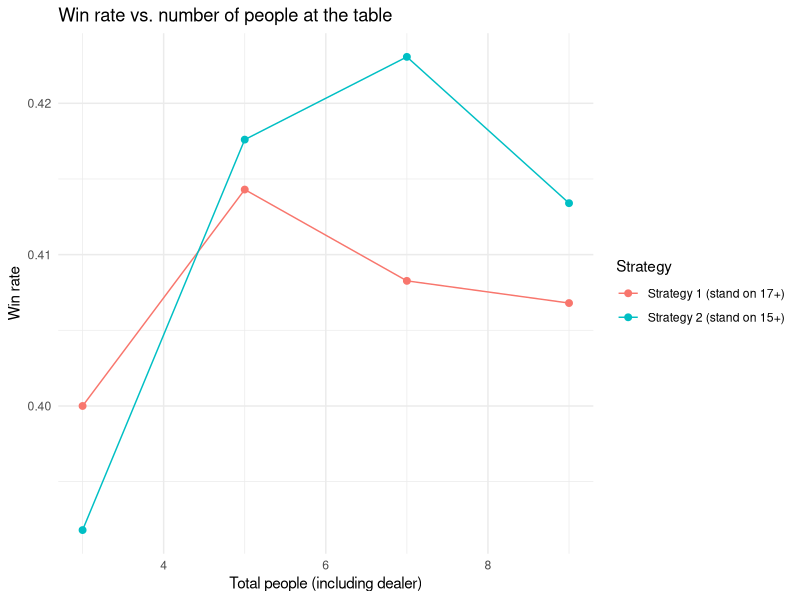
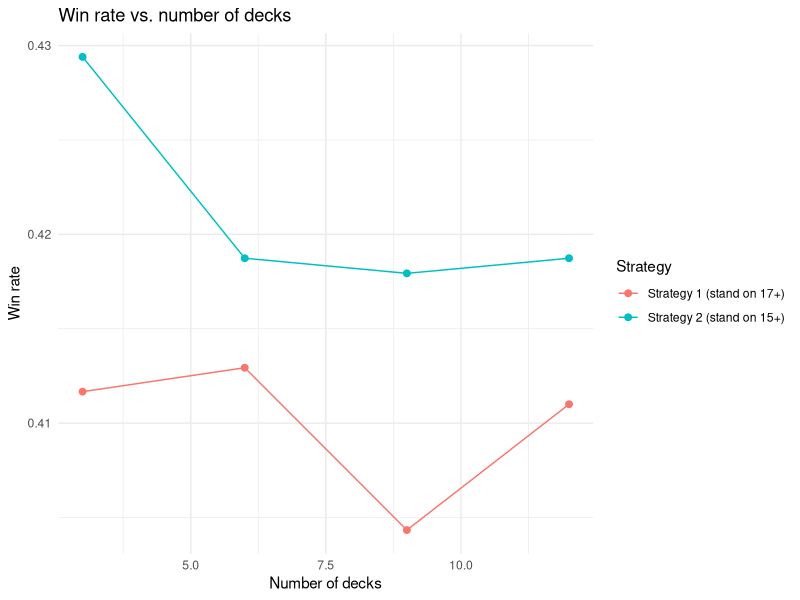
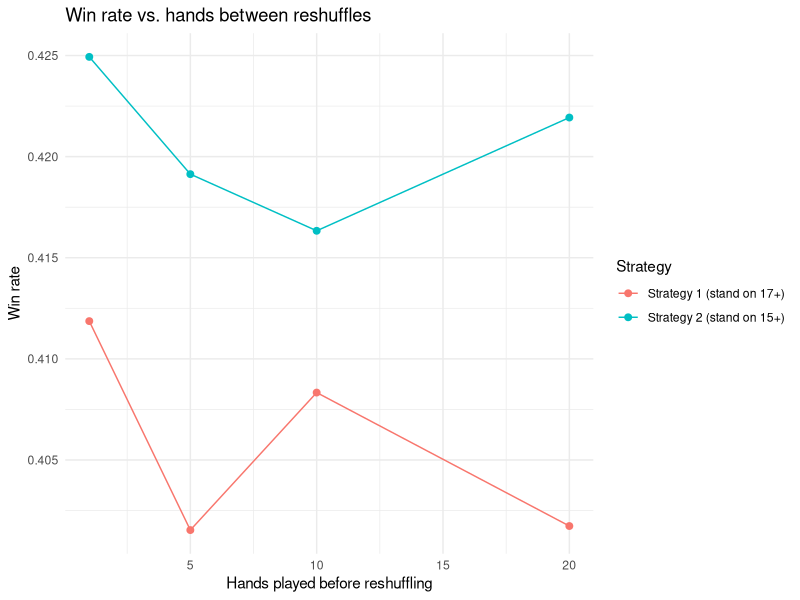

The R source for these figures, in order:
## ---- chunk 1
knitr::opts_chunk$set(echo = TRUE, message = FALSE, warning = FALSE)
library(ggplot2)
set.seed(2026)  # makes every run reproducible
## ---- chunk 2
deck <- c(rep(11, 4), rep(2:9, each = 4), rep(10, 16))
stopifnot(length(deck) == 52)
## ---- chunk 3
# Value of a hand, downgrading aces from 11 to 1 as needed to avoid busting
hand_value <- function(hand) {
  total <- sum(hand)
  aces <- sum(hand == 11)
  while (total > 21 && aces > 0) {
    total <- total - 10
    aces <- aces - 1
  }
  total
}

# Take the top n cards off the shoe (refilling with a fresh shuffle if it runs out)
draw_cards <- function(shoe, n, deck_full) {
  if (length(shoe) < n) shoe <- sample(deck_full)
  list(cards = shoe[seq_len(n)], shoe = shoe[-seq_len(n)])
}

# Keep hitting (from the real shoe) until the hand reaches stand_at
play_hand <- function(hand, shoe, stand_at, deck_full) {
  while (hand_value(hand) < stand_at) {
    if (length(shoe) == 0) shoe <- sample(deck_full)  # safety refill
    hand <- c(hand, shoe[1])
    shoe <- shoe[-1]
  }
  list(total = hand_value(hand), shoe = shoe)
}

strat_1       <- function(hand, shoe, deck_full) play_hand(hand, shoe, 17, deck_full)
strat_2       <- function(hand, shoe, deck_full) play_hand(hand, shoe, 15, deck_full)
dealer_strat  <- function(hand, shoe, deck_full) play_hand(hand, shoe, 17, deck_full)
## ---- chunk 4
play <- function(total_people, n_decks, reshuffle_after, n_hands) {
  if (total_people < 3 || total_people %% 2 == 0) {
    stop("total_people must be an odd number >= 3 (1 dealer + equal players per strategy).")
  }

  players_per_strategy <- (total_people - 1) / 2
  deck_full <- rep(deck, times = n_decks)
  shoe <- sample(deck_full)
  hands_since_shuffle <- 0
  wins_1 <- 0
  wins_2 <- 0

  for (h in seq_len(n_hands)) {

    # Reshuffle after a set number of hands, or when the shoe runs low
    if (hands_since_shuffle >= reshuffle_after || length(shoe) < 20) {
      shoe <- sample(deck_full)
      hands_since_shuffle <- 0
    }

    # Dealer's starting hand
    deal <- draw_cards(shoe, 2, deck_full)
    dealer_hand <- deal$cards
    shoe <- deal$shoe

    # Strategy 1 players
    scores_1 <- numeric(players_per_strategy)
    for (i in seq_len(players_per_strategy)) {
      deal <- draw_cards(shoe, 2, deck_full)
      result <- strat_1(deal$cards, deal$shoe, deck_full)
      scores_1[i] <- result$total
      shoe <- result$shoe
    }

    # Strategy 2 players
    scores_2 <- numeric(players_per_strategy)
    for (j in seq_len(players_per_strategy)) {
      deal <- draw_cards(shoe, 2, deck_full)
      result <- strat_2(deal$cards, deal$shoe, deck_full)
      scores_2[j] <- result$total
      shoe <- result$shoe
    }

    # Dealer plays last
    dealer_result <- dealer_strat(dealer_hand, shoe, deck_full)
    dealer_score <- dealer_result$total
    shoe <- dealer_result$shoe

    # Scoring: player must not bust, and dealer must bust or be beaten
    wins_1 <- wins_1 + sum(scores_1 <= 21 & (dealer_score > 21 | scores_1 > dealer_score))
    wins_2 <- wins_2 + sum(scores_2 <= 21 & (dealer_score > 21 | scores_2 > dealer_score))

    hands_since_shuffle <- hands_since_shuffle + 1
  }

  total_player_hands <- n_hands * players_per_strategy
  list(
    strat_1_win_rate = wins_1 / total_player_hands,
    strat_2_win_rate = wins_2 / total_player_hands
  )
}
## ---- chunk 5
n_hands <- 5000  # more hands = less random noise (lower this for a faster knit)

run_experiment <- function(param, values,
                           total_people = 7, n_decks = 6, reshuffle_after = 5) {
  rows <- lapply(values, function(v) {
    args <- list(total_people = total_people, n_decks = n_decks,
                 reshuffle_after = reshuffle_after, n_hands = n_hands)
    args[[param]] <- v
    res <- do.call(play, args)
    data.frame(
      value = v,
      strategy = c("Strategy 1 (stand on 17+)", "Strategy 2 (stand on 15+)"),
      win_rate = c(res$strat_1_win_rate, res$strat_2_win_rate)
    )
  })
  do.call(rbind, rows)
}

plot_experiment <- function(df, title, xlab) {
  ggplot(df, aes(x = value, y = win_rate, color = strategy)) +
    geom_line() +
    geom_point(size = 2) +
    labs(title = title, x = xlab, y = "Win rate", color = "Strategy") +
    theme_minimal()
}
## ---- chunk 6
players_results <- run_experiment("total_people", c(3, 5, 7, 9))
players_results
plot_experiment(players_results, "Win rate vs. number of people at the table",
                "Total people (including dealer)")
## ---- chunk 7
decks_results <- run_experiment("n_decks", c(3, 6, 9, 12))
decks_results
plot_experiment(decks_results, "Win rate vs. number of decks", "Number of decks")
## ---- chunk 8
shuffle_results <- run_experiment("reshuffle_after", c(1, 5, 10, 20))
shuffle_results
plot_experiment(shuffle_results, "Win rate vs. hands between reshuffles",
                "Hands played before reshuffling")
